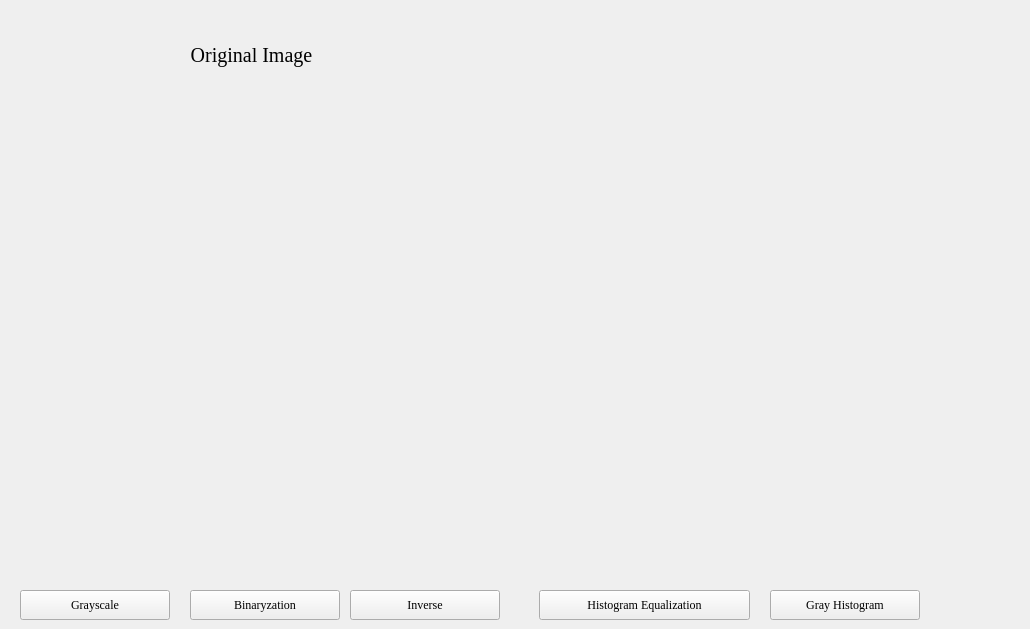
      <widget class="QWidget" name="page_0">
       <property name="font">
        <font>
         <family>Times New Roman</family>
        </font>
       </property>
       <widget class="QPushButton" name="rgbtogray">
        <property name="geometry">
         <rect>
          <x>20</x>
          <y>590</y>
          <width>150</width>
          <height>30</height>
         </rect>
        </property>
        <property name="text">
         <string>Grayscale</string>
        </property>
       </widget>
       <widget class="QPushButton" name="gray_leval">
        <property name="geometry">
         <rect>
          <x>770</x>
          <y>590</y>
          <width>150</width>
          <height>30</height>
         </rect>
        </property>
        <property name="text">
         <string>Gray Histogram</string>
        </property>
       </widget>
       <widget class="QPushButton" name="gray_balance">
        <property name="geometry">
         <rect>
          <x>539</x>
          <y>590</y>
          <width>211</width>
          <height>30</height>
         </rect>
        </property>
        <property name="text">
         <string>Histogram Equalization</string>
        </property>
       </widget>
       <widget class="QPushButton" name="rgbtoerzhi">
        <property name="geometry">
         <rect>
          <x>190</x>
          <y>590</y>
          <width>150</width>
          <height>30</height>
         </rect>
        </property>
        <property name="text">
         <string>Binaryzation</string>
        </property>
       </widget>
       <widget class="QPushButton" name="fanxiang">
        <property name="geometry">
         <rect>
          <x>350</x>
          <y>590</y>
          <width>150</width>
          <height>30</height>
         </rect>
        </property>
        <property name="text">
         <string>Inverse</string>
        </property>
       </widget>
       <widget class="QWidget" name="layoutWidget">
        <property name="geometry">
         <rect>
          <x>0</x>
          <y>40</y>
          <width>1021</width>
          <height>541</height>
         </rect>
        </property>
        <layout class="QHBoxLayout" name="horizontalLayout_5">
         <property name="spacing">
          <number>15</number>
         </property>
         <property name="leftMargin">
          <number>0</number>
         </property>
         <property name="rightMargin">
          <number>0</number>
         </property>
         <item>
          <layout class="QVBoxLayout" name="verticalLayout_3">
           <item>
            <widget class="QLabel" name="label_05">
             <property name="minimumSize">
              <size>
               <width>0</width>
               <height>30</height>
              </size>
             </property>
             <property name="maximumSize">
              <size>
               <width>16777215</width>
               <height>30</height>
              </size>
             </property>
             <property name="font">
              <font>
               <family>Times New Roman</family>
               <pointsize>15</pointsize>
              </font>
             </property>
             <property name="text">
              <string>Original Image</string>
             </property>
             <property name="alignment">
              <set>Qt::AlignCenter</set>
             </property>
            </widget>
           </item>
           <item>
            <widget class="QLabel" name="label_tu_01">
             <property name="text">
              <string/>
             </property>
            </widget>
           </item>
          </layout>
         </item>
         <item>
          <layout class="QVBoxLayout" name="verticalLayout_4">
           <item>
            <widget class="QLabel" name="label_06">
             <property name="minimumSize">
              <size>
               <width>0</width>
               <height>30</height>
              </size>
             </property>
             <property name="maximumSize">
              <size>
               <width>16777215</width>
               <height>30</height>
              </size>
             </property>
             <property name="font">
              <font>
               <family>Times New Roman</family>
               <pointsize>15</pointsize>
              </font>
             </property>
             <property name="text">
              <string/>
             </property>
             <property name="alignment">
              <set>Qt::AlignCenter</set>
             </property>
            </widget>
           </item>
           <item>
            <widget class="QLabel" name="label_tu_02">
             <property name="text">
              <string/>
             </property>
             <property name="alignment">
              <set>Qt::AlignCenter</set>
             </property>
            </widget>
           </item>
          </layout>
         </item>
        </layout>
       </widget>
      </widget>
